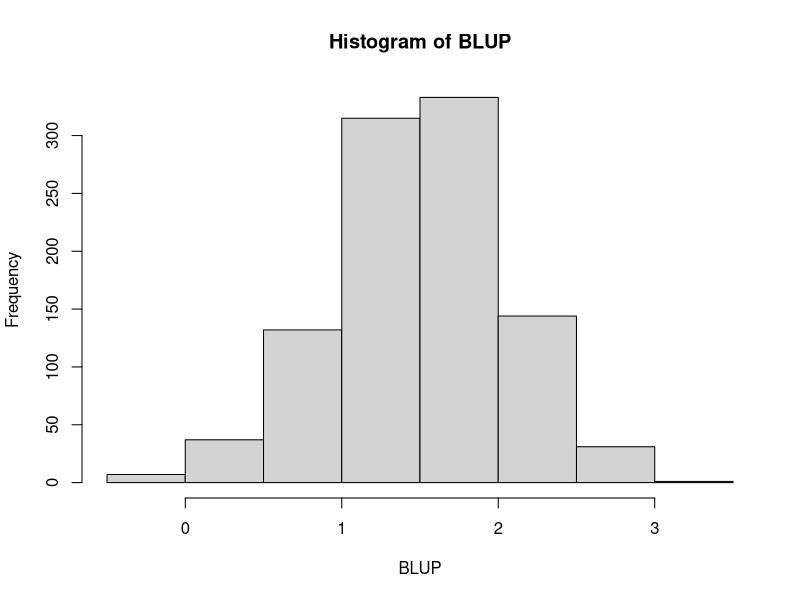
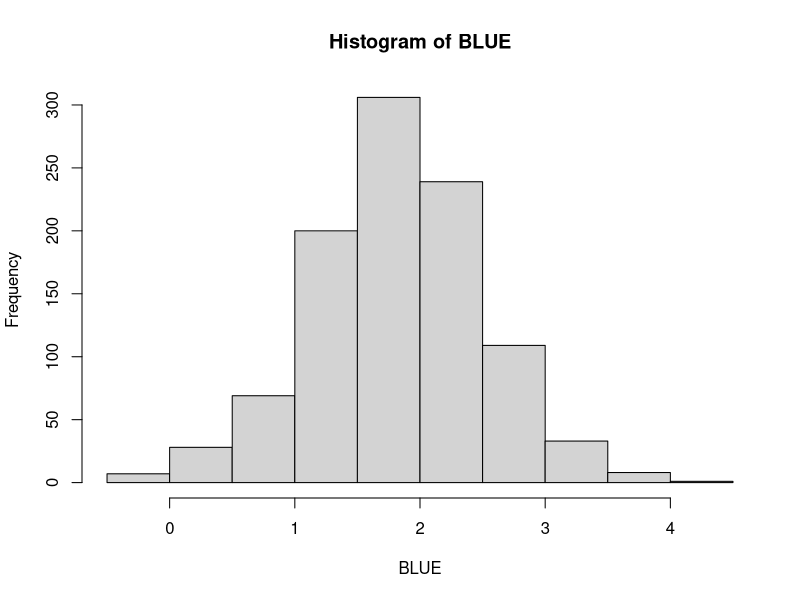

Generate these figures, in order, with R:
# Chapter 3
set.seed(0)

# eq 39
s2a = 2
s2e = 2
n = 3
a = 1000

ai = matrix(rnorm(a, sd = sqrt(s2a)), ncol = 1)

BLUP = c()
BLUE = c()
r = 1000
for (i in 1:r){
  print(i)
  eij = matrix(rnorm(a*n, sd = sqrt(s2e)), nrow = a)
  yij = kronecker(matrix(1, nrow = 1, ncol = n), ai) + eij + 7
  
  yi. = matrix(apply(yij, 1, mean), ncol = 1)
  y.. = mean(yi.)
  
  ## ANOVA
  SSA = n*sum((yi. - y..)^2)
  MSA = SSA/(a-1)
  SSE = sum((yij - kronecker(matrix(1,nrow=1,ncol=n), yi.))^2)  
  MSE = SSE/(a*(n-1))
  
  # ANOVA Variance Components estimation 
  s2e = MSE
  s2a = (MSA - MSE)/n
  
  # BLUP
  ati = (MSA - MSE)/MSA*(yi. - y..)
  BLUP = c(BLUP, ati[1])
  BLUE = c(BLUE, yi.[1] - y..)
}

hist(BLUP); mean(BLUP); var(BLUP)
hist(BLUE); mean(BLUE); var(BLUE)
